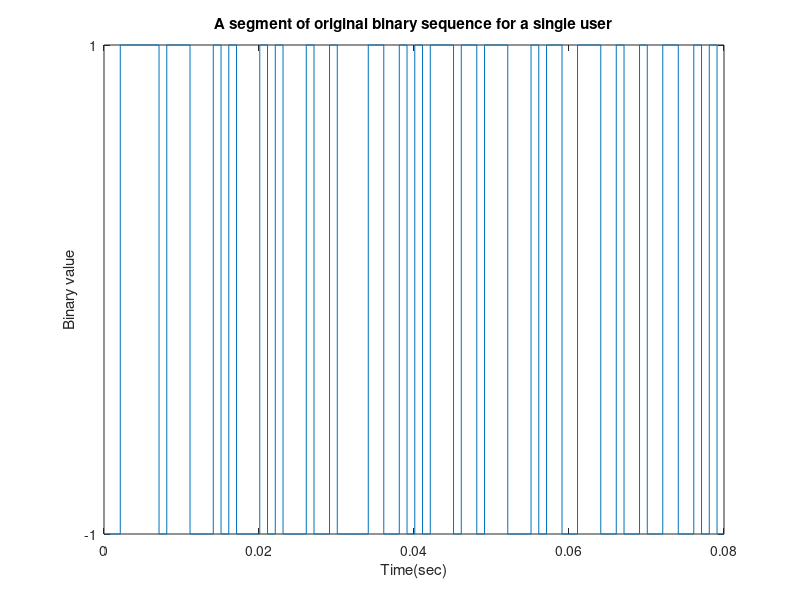
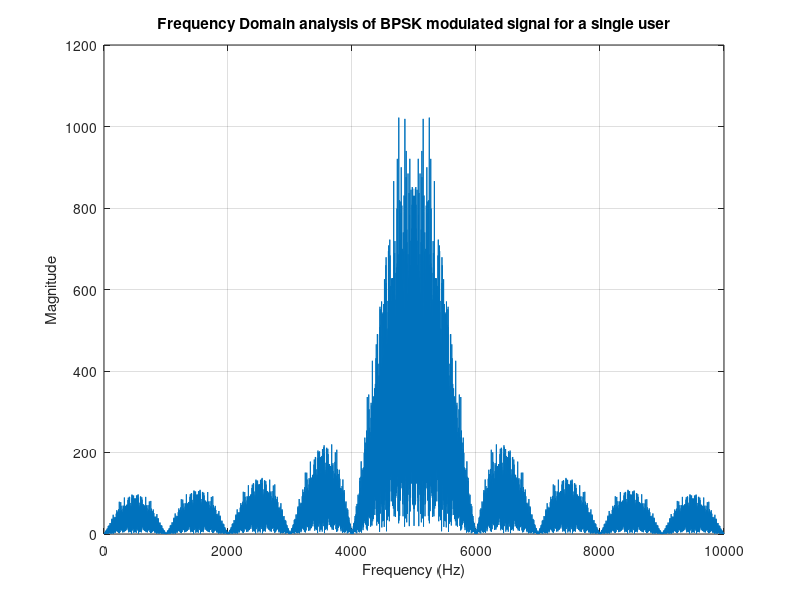
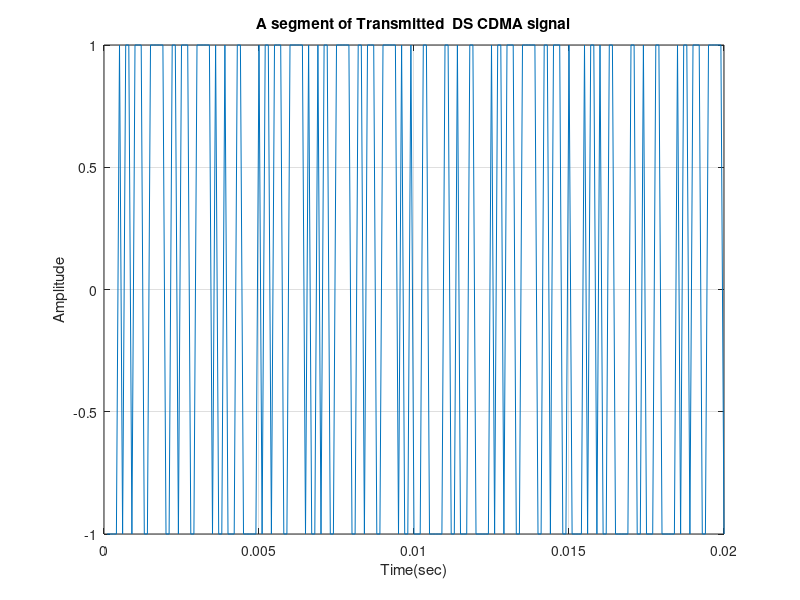

Write the MATLAB code that produced these figures, in order. (Note: this script raises an error after producing the figures.)
clear all;
close all;
msg=round(rand(1,1000));
%1/2 rated convolutional Encoder
trellis=poly2trellis(3,[6 7]);
user=convenc(msg,trellis);
% Convolutionally encoded data(0,1) are  mapping into +1/1
%% To convert the binary sequences to bipolar NRZ format
length_user=length(user);
for i=1:length_user
    if user(i)==0
        user(i)=-1;
    end
end
fc=5000; %%carrier frequency, %KHz
eb=.5;     %% energy per bit
bitrate=1000;% 1KHz
tb=1/bitrate; %% time per bit of message sequence
chiprate=10000;
tc=1/chiprate;
%%% CDMA transmitter for a single user
t=tc:tc:tb*length_user;
%%plotting base band signal for user
basebandsig=[];
for i=1:length_user
    for j=tc:tc:tb
        if user(i)==1
            basebandsig=[basebandsig 1];
        else
            basebandsig=[basebandsig -1];
        end
    end
end
figure(1)
stairs(t(1:800),basebandsig(1:800))
xlabel('Time(sec)')
ylabel('Binary value')
set(gca,'ytick',[ -1  1 ])
title('A segment of original binary sequence for a single user')
%%%% BPSK Modulation
bpskmod=[];
for i=1:length_user
    for j=tc:tc:tb
        bpskmod=[bpskmod sqrt(2*eb)*user(i)*cos(2*pi*fc*j)];
    end
end
%length(bpskmod)
number=length(t); %Total number of time segments
spectrum=abs(fft(bpskmod));
sampling_frequency=2*fc;
sampling_interval=(1.0/sampling_frequency);
nyquest_frequency=1.0/(2.0*sampling_interval);
for i=1:number
    frequency(i)=(1.0/(number*sampling_interval)).*i;
end
figure(2)
plot(frequency,spectrum)
title('Frequency Domain analysis of BPSK modulated signal for a single user')
xlabel('Frequency (Hz)')
ylabel('Magnitude')
grid on
%% PN generator for  a single user
%% let initial seed for a single user  is 1000
seed=[1 -1 1 -1];  %convert it into bipolar NRZ format
spreadspectrum=[];
pn=[];
for i=1:length_user
    for j=1:10 %chip rate is 10 times the bit rate
        pn=[pn seed(4)];
        if seed (4)==seed(3) temp=-1;
        else temp=1;
        end
        seed(4)=seed(3);
        seed(3)=seed(2);
        seed(2)=seed(1);
        seed(1)=temp;
    end
end
% each bit has 100 samples. and each pn chip has 10 samples. there r
% 10 chip per bit there fore size of pn samples and original bit is same
pnupsampled=[];
len_pn=length(pn);
for i=1:len_pn
    for j=10*tc:10*tc:tb
        if pn(i)==1
            pnupsampled=[pnupsampled 1];
        else
            pnupsampled=[pnupsampled -1];
        end
    end
end
length_pnupsampled=length(pnupsampled);
sigtx=bpskmod.*pnupsampled;
figure(3)
plot(t(1:200), sigtx(1:200))
title('A segment of Transmitted  DS CDMA signal')
xlabel('Time(sec)')
ylabel('Amplitude')
grid on
%%%%%%%%%%%%%Adding fadig channel effect%%%%%%%%%%%%%%%%%%%%%%%%%%%%%%
chan=rayleighchan(1/chiprate,100);
chan.ResetBeforeFiltering=0;
fad=abs(filter(chan,ones(size(sigtx))));
fadedsig=fad.*sigtx;
snr_in_dBs=0:1.0:10;
for m=1:length(snr_in_dBs)
    ber(m)=0.0;
    composite_signal=awgn(fadedsig,snr_in_dBs(m),'measured');  %% SNR of % dbs
    %%%%%%%%%%%%%DEMODULATION FOR USER 1%%%%%%%%%%%%%%%%%%%%
    rx=composite_signal.*pnupsampled;
    %%%% BPSK demodulation for a single user
    demodcar=[];
    for i=1:length_user
        for j=tc:tc:tb
            demodcar=[demodcar sqrt(2*eb)*cos(2*pi*fc*j)];
        end
    end
    bpskdemod=rx.*demodcar;
    len_dmod=length(bpskdemod);
    sum=zeros(1,len_dmod/10);
    for i=1:len_dmod/10
        for j=(i-1)*10+1:i*10
            sum(i)=sum(i)+bpskdemod(j);
        end
    end
    sum;
    rxbits=[];
    for i=1:length_user
        if sum(i)>0
            rxbits=[rxbits 1];
        else
            rxbits=[rxbits 0];
        end
    end
    tblen = 3; delay = tblen; % Traceback length
    decoded = vitdec(rxbits,trellis,tblen,'cont','hard');
    [number,rat] = biterr(decoded(delay+1:end),msg(1:end-delay));
    ber(m)=rat;
end % for m
figure(4)
plot(snr_in_dBs,ber);
xlabel('Signal to noise ratio(dB)');
ylabel('BER');
legend('BER simulation for a single user');
title(' Coded BER simulation under AWGN and Rayleigh fading channel ')
grid on
